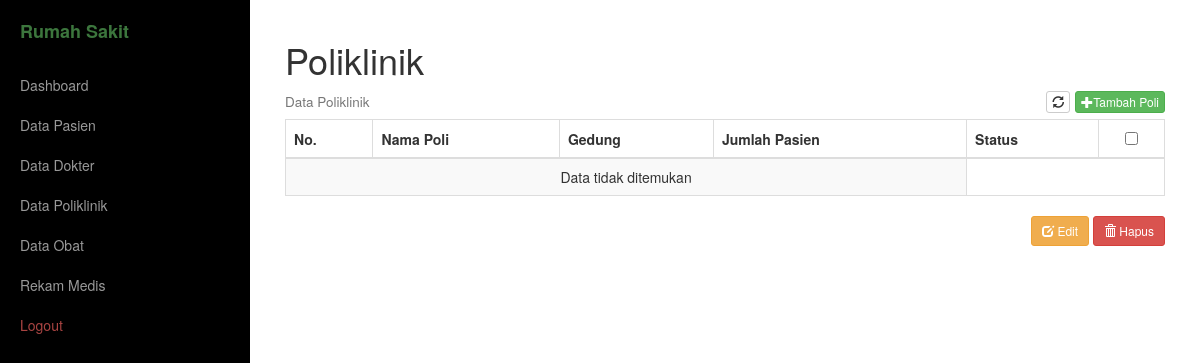
Before: /poliklinik/data.php (signed in) with the older database file.
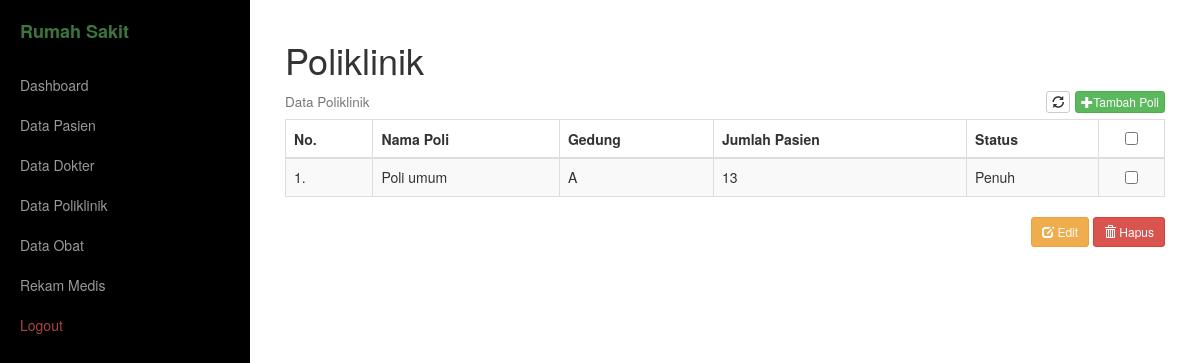
After: the same page with the newer database file.
### tables this page shows
CREATE TABLE `tb_poliklinik` (
  `id_poli` int(11) NOT NULL,
  `nama_poli` varchar(50) NOT NULL,
  `gedung` varchar(50) NOT NULL,
  `jumlah_pasien` int(11) NOT NULL
);

### poliklinik/data.php (the view, shortened to what this page needs)
<?php include_once('../_header.php'); ?>
<div class="box">
    <h1>Poliklinik</h1>
    <h4>
        <small>Data Poliklinik</small>
        <div class="pull-right">
            <a href="" class="btn btn-default btn-xs"><i class="glyphicon glyphicon-refresh"></i></a>
            <a href="generate.php" class="btn btn-success btn-xs"><i class="glyphicon glyphicon-plus"></i>Tambah Poli</a>
        </div>
    </h4>
    <form method="post" name="proses">
        <div class="table-responsive">
            <table class="table table-striped table-bordered table-hover">
                <thead>
                    <tr>
                        <th>No.</th>
                        <th>Nama Poli</th>
                        <th>Gedung</th>
                        <th>Jumlah Pasien</th>
                        <th>Status</th>
                        <th>
                            <center>
                                <input type="checkbox" id="select_all" value="">
                            </center>
                        </th>
                    </tr>
                </thead>
                <tbody>
                    <?php
                    $no = 1;
                    $sql_poli = mysqli_query($con, "SELECT * FROM tb_poliklinik ORDER BY nama_poli ASC") or die(mysqli_error($con));
                    if (mysqli_num_rows($sql_poli) > 0) {
                        while ($data = mysqli_fetch_array($sql_poli)) { ?>
                            <tr>
                                <td><?= $no++ ?>.</td>
                                <td><?= $data['nama_poli'] ?></td>
                                <td><?= $data['gedung'] ?></td>
                                <td><?= $data['jumlah_pasien'] ?></td>
                                <td>
                                    <?php
                                    $jumlah_pasien = $data['jumlah_pasien'];
                                    if ($jumlah_pasien >= 10) {
                                        echo "Penuh";
                                    } else {
                                        echo "Tersedia";
                                    }
                                    ?>
                                </td>
                                <td align="center">
                                    <input type="checkbox" name="checked[]" class="check" value="<?= $data['id_poli'] ?>">
                                </td>
                            </tr>
                    <?php
                        }
                    } else {
                        echo "<tr><td colspan=\"4\" align=\"center\">Data tidak ditemukan</td></tr>";
                    }
                    ?>
                </tbody>
            </table>
        </div>
    </form>
    <div class="box pull-right">
        <button class="btn btn-warning btn-sm" onclick="edit()"><i class="glyphicon glyphicon-edit"></i> Edit</button>
        <button class="btn btn-danger btn-sm" onclick="hapus()"><i class="glyphicon glyphicon-trash"></i> Hapus</button>
    </div>
</div>
<?php include_once('../_footer.php'); ?>

Changed rows visible on the page:
added tb_poliklinik: nama_poli "Poli umum", gedung "A", jumlah_pasien "13", shows "Penuh"
Other visible differences:
text no longer shown: "Data tidak ditemukan"
